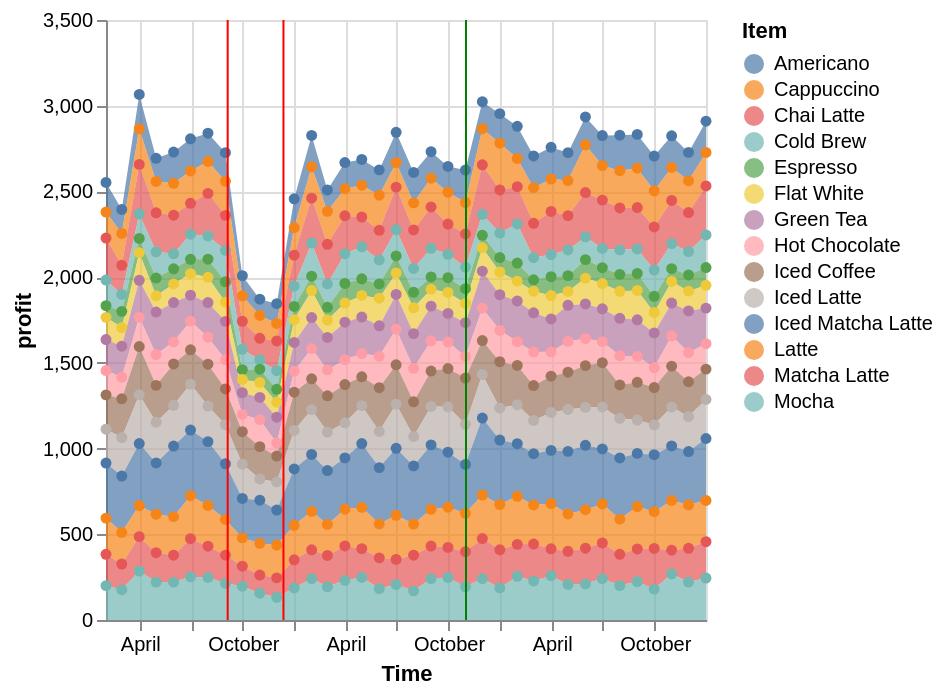

This figure's notebook cell:
### Code cell
drink_data = monthly_items[(monthly_items["item_name"] != "Tote Bag") & (monthly_items["item_name"] != "Reusable Coffee Cup") & (monthly_items["item_name"] != "Coffee Beans (1 lb)")]
drink_month = alt.Chart(drink_data).mark_area(point=True).encode(
    x = alt.X("date_time:T").title("Time"),
    y = alt.Y("profit").title("profit"),
    color = alt.Color("item_name").title("Item")
) 
drink_month+rules

### Figure 1 — Vega specification as saved in the notebook (floating-point values rounded to 4 significant figures; data arrays with more than 128 entries replaced by an {"elided": "..."} marker saying what was removed)
{"$schema": "https://vega.github.io/schema/vega/v5.json", "data": [{"name": "source_0"}, {"name": "data_0", "values": {"elided": "504 records"}, "transform": [{"type": "formula", "expr": "toDate(datum['date_time'])", "as": "date_time"}]}, {"name": "data_1", "values": {"elided": "504 records"}, "transform": [{"type": "formula", "expr": "toDate(datum['date_time'])", "as": "date_time"}]}, {"name": "source_1", "values": [{"Date": "2023-11-01T00:00:00.000", "color": "green"}, {"Date": "2022-09-04T00:00:00.000", "color": "red"}, {"Date": "2022-12-12T00:00:00.000", "color": "red"}], "transform": [{"type": "formula", "expr": "toDate(datum['Date'])", "as": "Date"}]}, {"name": "data_0_color_domain_item_name_0", "values": [{"item_name": "Americano"}, {"item_name": "Cappuccino"}, {"item_name": "Chai Latte"}, {"item_name": "Cold Brew"}, {"item_name": "Espresso"}, {"item_name": "Flat White"}, {"item_name": "Green Tea"}, {"item_name": "Hot Chocolate"}, {"item_name": "Iced Coffee"}, {"item_name": "Iced Latte"}, {"item_name": "Iced Matcha Latte"}, {"item_name": "Latte"}, {"item_name": "Matcha Latte"}, {"item_name": "Mocha"}]}, {"name": "data_1_color_domain_item_name_1", "values": [{"item_name": "Americano"}, {"item_name": "Cappuccino"}, {"item_name": "Chai Latte"}, {"item_name": "Cold Brew"}, {"item_name": "Espresso"}, {"item_name": "Flat White"}, {"item_name": "Green Tea"}, {"item_name": "Hot Chocolate"}, {"item_name": "Iced Coffee"}, {"item_name": "Iced Latte"}, {"item_name": "Iced Matcha Latte"}, {"item_name": "Latte"}, {"item_name": "Matcha Latte"}, {"item_name": "Mocha"}]}], "marks": [{"type": "group", "name": "layer_0_layer_0_pathgroup", "from": {"facet": {"data": "data_0", "name": "faceted_path_layer_0_layer_0_main", "groupby": ["item_name"]}}, "encode": {"update": {"height": {"field": {"signal": null, "datum": null, "group": "height", "parent": null}}, "width": {"field": {"signal": null, "datum": null, "group": "width", "parent": null}}}}, "marks": [{"type": "area", "name": "layer_0_layer_0_marks", "from": {"data": "faceted_path_layer_0_layer_0_main"}, "sort": {"field": "x"}, "encode": {"update": {"orient": {"value": "vertical"}, "y2": {"field": "profit_start", "scale": "y"}, "y": {"field": "profit_end", "scale": "y"}, "fill": {"field": "item_name", "scale": "color"}, "opacity": {"value": 0.7}, "x": {"field": "date_time", "scale": "x"}, "defined": {"signal": "isValid(datum[\"date_time\"]) && isFinite(+datum[\"date_time\"]) && isValid(datum[\"profit\"]) && isFinite(+datum[\"profit\"])"}}}, "style": ["area"]}]}, {"type": "symbol", "name": "layer_0_layer_1_marks", "from": {"data": "data_1"}, "encode": {"update": {"opacity": {"value": 1}, "x": {"field": "date_time", "scale": "x"}, "y": {"field": "profit_end", "scale": "y"}, "fill": {"field": "item_name", "scale": "color"}}}, "style": ["point"]}, {"type": "rule", "name": "layer_1_marks", "from": {"data": "source_1"}, "encode": {"update": {"y": {"value": 0}, "stroke": {"field": "color"}, "x": {"field": "Date", "scale": "x"}, "y2": {"field": {"signal": null, "datum": null, "group": "height", "parent": null}}}}, "style": ["rule"]}], "scales": [{"name": "x", "type": "time", "domain": {"fields": [{"data": "data_0", "field": "date_time"}, {"data": "data_1", "field": "date_time"}, {"data": "source_1", "field": "Date"}]}, "range": [0, {"signal": "width"}]}, {"name": "y", "type": "linear", "domain": {"fields": [{"data": "data_0", "field": "profit_start"}, {"data": "data_0", "field": "profit_end"}, {"data": "data_1", "field": "profit_start"}, {"data": "data_1", "field": "profit_end"}]}, "range": [{"signal": "height"}, 0], "nice": true, "zero": true}, {"name": "color", "type": "ordinal", "domain": {"fields": [{"data": "data_0_color_domain_item_name_0", "field": "item_name"}, {"data": "data_1_color_domain_item_name_1", "field": "item_name"}], "sort": true}, "range": "category"}], "axes": [{"scale": "x", "grid": true, "minExtent": 0, "ticks": false, "maxExtent": 0, "gridScale": "y", "zindex": 0, "orient": "bottom", "tickCount": {"signal": "ceil(width/40)"}, "labels": false, "domain": false, "aria": false}, {"scale": "y", "orient": "left", "tickCount": {"signal": "ceil(height/40)"}, "minExtent": 0, "domain": false, "aria": false, "labels": false, "gridScale": "x", "grid": true, "ticks": false, "zindex": 0, "maxExtent": 0}, {"scale": "x", "zindex": 0, "labelOverlap": true, "labelFlush": true, "title": "Time", "orient": "bottom", "grid": false, "tickCount": {"signal": "ceil(width/40)"}}, {"scale": "y", "labelOverlap": true, "tickCount": {"signal": "ceil(height/40)"}, "grid": false, "zindex": 0, "orient": "left", "title": "profit"}], "background": "white", "padding": 5, "width": 300, "height": 300, "style": "cell", "legends": [{"title": "Item", "fill": "color", "symbolType": "circle", "encode": {"symbols": {"update": {"opacity": {"value": 0.7}}}}}]}
